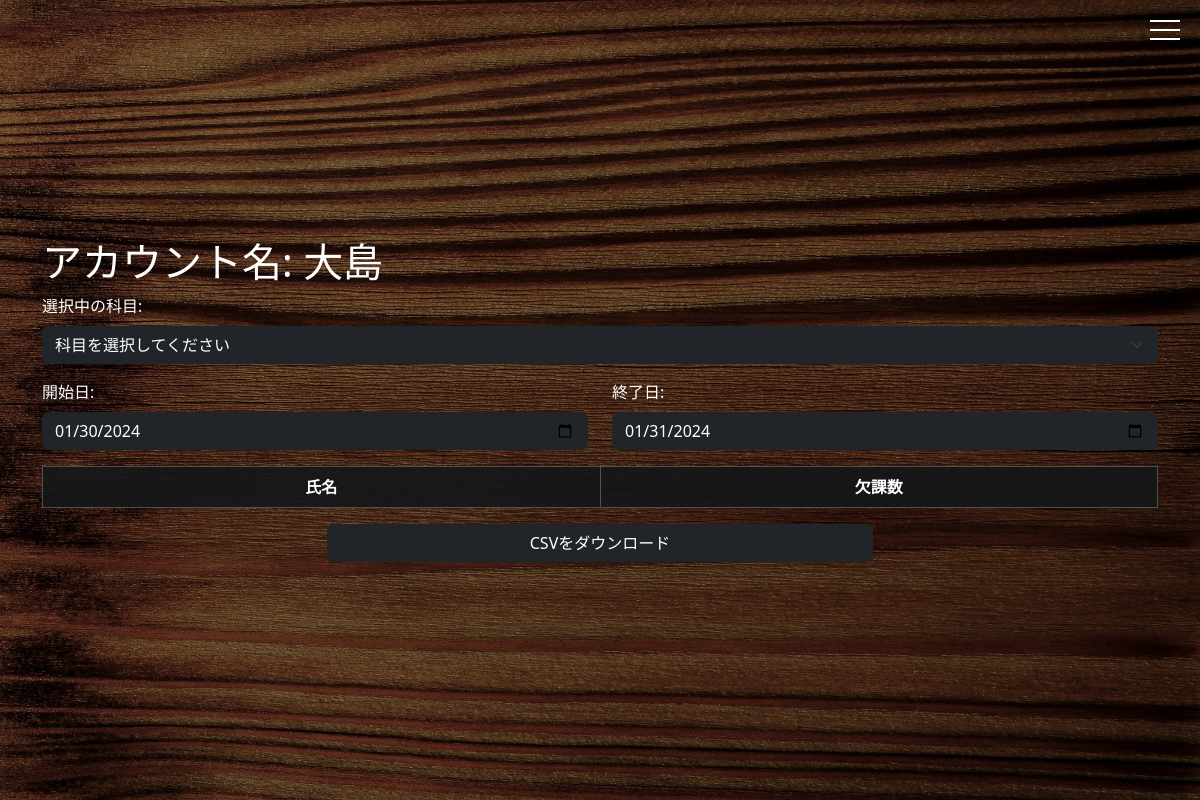
Page /atbook/teacherslist/ (signed in) on the earlier database version.
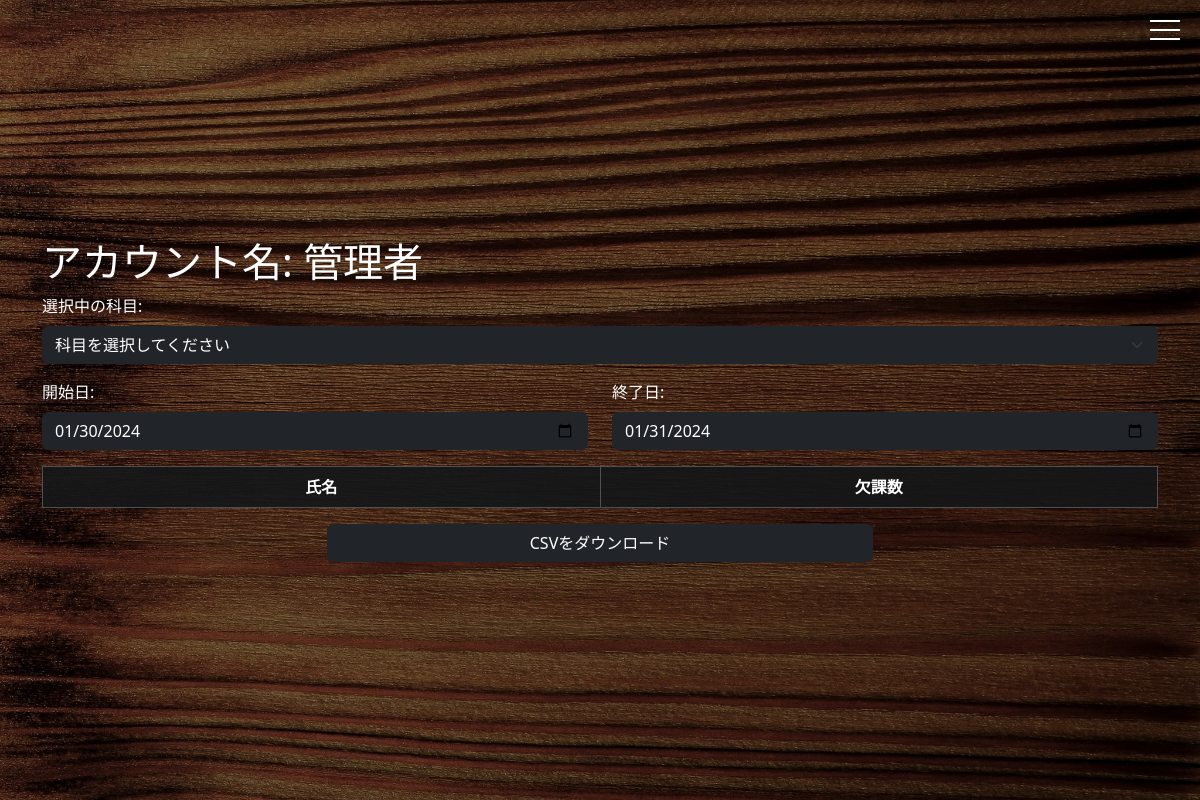
Same page on the later database version.
### mylogin/models.py (models this page shows, shortened)
class User(AbstractBaseUser, PermissionsMixin):
    Subject = models.ManyToManyField(Subject, verbose_name=_('科目'), blank=True, related_name='related_Subject')
    uuid = models.UUIDField(default=uuid_lib.uuid4,
                            primary_key=True, editable=False)
    username_validator = UnicodeUsernameValidator()
    username = models.CharField(
        _('username'),
        max_length=150,
        unique=True,
        help_text=_(
            'Required. 150 characters or fewer. Letters, digits and @/./+/-/_ only.'),
        validators=[username_validator],
        error_messages={
            'unique': _("A user with that username already exists."),
        },
    )
    full_name = models.CharField(_('氏名'), max_length=150, blank=True)
    email = models.EmailField(_('email address'), blank=True)
    departments = models.ManyToManyField(
        Department,
        verbose_name=_('所属'),
        blank=True,
        help_text=_('Specific Departments for this user.'),
        related_name="user_set",
        related_query_name="user",
    )
    is_staff = models.BooleanField(
        _('staff status'),
        default=False,
        help_text=_(
            'Designates whether the user can log into this admin site.'),
    )
    is_active = models.BooleanField(
        _('active'),
        default=True,
        help_text=_(
            'Designates whether this user should be treated as active. '
            'Unselect this instead of deleting accounts.'
        ),
    )
    date_joined = models.DateTimeField(_('date joined'), default=timezone.now)
    objects = UserManager()
    EMAIL_FIELD = 'email'
    USERNAME_FIELD = 'username'
    REQUIRED_FIELDS = ['email', ]
    accidental_absence = models.IntegerField(null=True,blank=True,default=0)
    class_absence = models.IntegerField(null=True,blank=True,default=0)
    sick_absence = models.IntegerField(null=True,blank=True,default=0)
    leaving_early = models.IntegerField(null=True,blank=True,default=0)
    tardiness = models.IntegerField(null=True,blank=True,default=0)
    class Meta:
        verbose_name = _('user')
        verbose_name_plural = _('users')

### ATbook/views.py (the view, shortened to what this page needs)
# urls.py: path('teacherslist/', Teachers_list, name='Teacherslist'),
@user_passes_test(lambda u: u.groups.filter(name__in=['HomeroomTeacher', 'SubjectTeacher']).exists(), login_url='')
def Teachers_list(request):
    user = request.user
    subjects = user.Subject.all()
    today_date = date.today()
    next_date = today_date + timedelta(1)
    selected_subject = None
    selected_start = today_date.strftime("%Y-%m-%d")
    selected_end = next_date.strftime("%Y-%m-%d")
    attendanceinfo = []
    dict_attend = {}
    th = {}
    teacher = user.full_name
    unique_dates = None
    if request.method == "POST" or request.method == "GET":
        if request.method != "GET":
            selected_subject = Subject.objects.get(
                subject=request.POST.get('subject'))
            selected_start = request.POST.get('start_date')
            selected_end = request.POST.get('end_date')
        attendanceinfo = AttendanceInfo.objects.filter(Q(date__gte=selected_start) & Q(
            date__lte=selected_end), subject=selected_subject).order_by('date', 'time', 'student__username')
        unique_dates = sorted(set(attendance.date.strftime('%Y-%m-%d')
                                  for attendance in attendanceinfo))
        selected_department = 'CS'
        selected_department = Department.objects.get(name=selected_department)
        users_in_department = User.objects.filter(
            departments__name=selected_department, groups__name='Student').order_by('username')
        unique_students = list(users_in_department.values_list(
            'full_name', flat=True).distinct())
    menu_items = [
        {'name': '科目ごとの集計', 'url': reverse('ATbook:Teacherslist')},
        {'name': '出欠登録', 'url': reverse('ATbook:Attenddef')},
        {'name': 'ログアウト', 'url': reverse('loginapp:logout')},
    ]
    if user.is_staff:
        menu_items.insert(2, {'name': '管理者', 'url': reverse('admin:index')})
    if user.groups.filter(name='HomeroomTeacher').exists():
        menu_items.insert(1, {'name': '遅/早/休の集計', 'url': reverse('ATbook:Teacherslist2')})
    context = {
        'subjects': subjects,
        'th': th,
        'selected_subject': selected_subject,
        'selected_start': selected_start,
        'selected_end': selected_end,
        'attendanceinfo': dict_attend,
        'teacher': teacher,
        'menu_items': menu_items,
    }
    return render(request, 'Teacherslist.html', context)

### mylogin/models.py (called while the page is built)
    def __str__(self):
        return self.name

### ATbook/templates/Teacherslist.html (shortened to what this page needs)
{% extends "base.html" %}
{% load django_bootstrap5 %}
{% load static %}
        {% block content %}
            <link rel="stylesheet"
                  href="https://use.fontawesome.com/releases/v5.15.4/css/all.css">
            <section class="intro">
                <div class="gradient-custom-2 h-100">
                    <div class="mask d-flex align-items-center h-100">
                        <div class="container">
                            <div class="row justify-content-center">
                                <div class="col-12">
                                    <h1 style="color: white;">アカウント名: {{ teacher }}</h1>
                                    <form method="POST" id="select-form">
                                        <div class="mb-3">
                                            <label for="subject-select" class="form-label" style="color: white;">選択中の科目:</label>
                                            <select class="form-select bg-dark text-white border-dark"
                                                    id="subject-select"
                                                    name="subject">
                                                <option value="">科目を選択してください</option>
                                            </select>
                                        </div>
                                        <div class="row">
                                            <div class="col">
                                                <div class="form-group">
                                                    <label for="start-date" class="form-label" style="color: white;">開始日:</label>
                                                    <input type="date"
                                                           class="form-control bg-dark text-white border-dark"
                                                           id="start_date"
                                                           name="start_date"
                                                           {% if selected_start %}value="{{ selected_start }}"{% endif %}>
                                                </div>
                                            </div>
                                            <div class="col">
                                                <div class="form-group">
                                                    <label for="end-date" class="form-label" style="color: white;">終了日:</label>
                                                    <input type="date"
                                                           class="form-control bg-dark text-white border-dark"
                                                           id="end_date"
                                                           name="end_date"
                                                           {% if selected_end %}value="{{ selected_end }}"{% endif %}>
                                                </div>
                                            </div>
                                        </div>
                                    </form>
                                    <div class="table-responsive table-container">
                                        <table id="student-table" class="table table-dark table-bordered mb-0">
                                            <thead>
                                                <tr>
                                                    <th scope="col">氏名</th>
                                                    <th scope="col">欠課数</th>
                                                </thead>
                                            </table>
                                        </div>
                                    </div>
                                    <form method="POST" id="select-form2">
                                    <div class="row justify-content-center mt-3">
                                        <div class="col-6">
                                            <button type="submit"
                                            id="csv-btn"
                                            class="btn btn-primary w-100"
                                            name="download"
                                            value="csv">CSVをダウンロード</button>
                                        </div>
                                </div>
                            </form>
                            </div>
                        </div>
                    </div>
                </section>
            {% endblock %}

### ATbook/templates/base.html (shortened to what this page needs)
<!DOCTYPE html>
{% load django_bootstrap5 %}
{% load static %}
<html lang="en">
    <head>
        {% bootstrap_css %}
    </head>
    <body>
        <a class="menu">
            <span class="menu__line menu__line--top"></span>
            <span class="menu__line menu__line--center"></span>
            <span class="menu__line menu__line--bottom"></span>
        </a>
    {% block content %}{% endblock %}
</body>
</html>

### ATbook/templates/base.html (style rules this page uses)
html, body, .intro { height: 100%; }
body, .gradient-custom-2 { background-image: linear-gradient(rgba(0,0,0,0.4),rgba(0,0,0,0.4)),url("/static/img/grain.jpeg"); background-size: cover; }
.table-container { width: 100%; overflow-x: auto; max-height: 650px; overflow-y: auto; }
.table-container table { color: #ffffff; width: 100%; }
.table-container thead th, .table-container tbody th { color: #ffffff; background-color: rgba(20,23,25,0.9); white-space: nowrap; overflow: hidden; text-overflow: ellipsis; min-width: 80px; max-width: 700px; text-align: center; vertical-align: middle; }
.menu { height: 20px; position: absolute; right: 20px; top: 20px; width: 30px; z-index: 99; }
.menu__line { background: #fff; display: block; height: 2px; position: absolute; transition:transform .3s; width: 100%; }
.menu__line--center { top: 9px; }
.menu__line--bottom { bottom: 0; }
.btn-primary { background-color: #212529; border-color: #212529; color: white; }

Differences in the rows shown:
changed User: full_name "大島" → "管理者"
